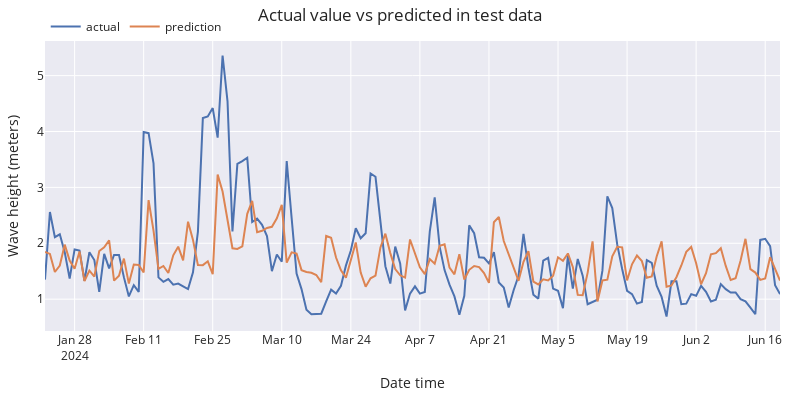

Notebook cell for this chart:
### Code cell
# Plot predictions vs real value
# ======================================================================================
fig = go.Figure()
trace1 = go.Scatter(x=df_test.index, y=df_test['wave_height'], name="actual", mode="lines")
trace2 = go.Scatter(x=predictions.index, y=predictions['pred'], name="prediction", mode="lines")
fig.add_trace(trace1)
fig.add_trace(trace2)
fig.update_layout(
    title="Actual value vs predicted in test data",
    xaxis_title="Date time",
    yaxis_title="Wave height (meters)",
    width=800,
    height=400,
    margin=dict(l=20, r=20, t=35, b=20),
    legend=dict(
        orientation="h",
        yanchor="top",
        y=1.1,
        xanchor="left",
        x=0.001
    )
)
fig.show()

### Figure 1 — Plotly figure (JSON) as saved in the notebook; plotly's stock layout.template omitted (floating-point values rounded to 4 significant figures; data arrays with more than 128 entries replaced by an {"elided": "..."} marker saying what was removed)
{"data": [{"mode": "lines", "name": "actual", "type": "scatter", "x": {"elided": "150 str values"}, "y": {"elided": "150 float values"}}, {"mode": "lines", "name": "prediction", "type": "scatter", "x": {"elided": "150 str values"}, "y": {"elided": "150 float values"}}], "layout": {"height": 400, "legend": {"orientation": "h", "x": 0.001, "xanchor": "left", "y": 1.1, "yanchor": "top"}, "margin": {"b": 20, "l": 20, "r": 20, "t": 35}, "title": {"text": "Actual value vs predicted in test data"}, "width": 800, "xaxis": {"title": {"text": "Date time"}}, "yaxis": {"title": {"text": "Wave height (meters)"}}}}
